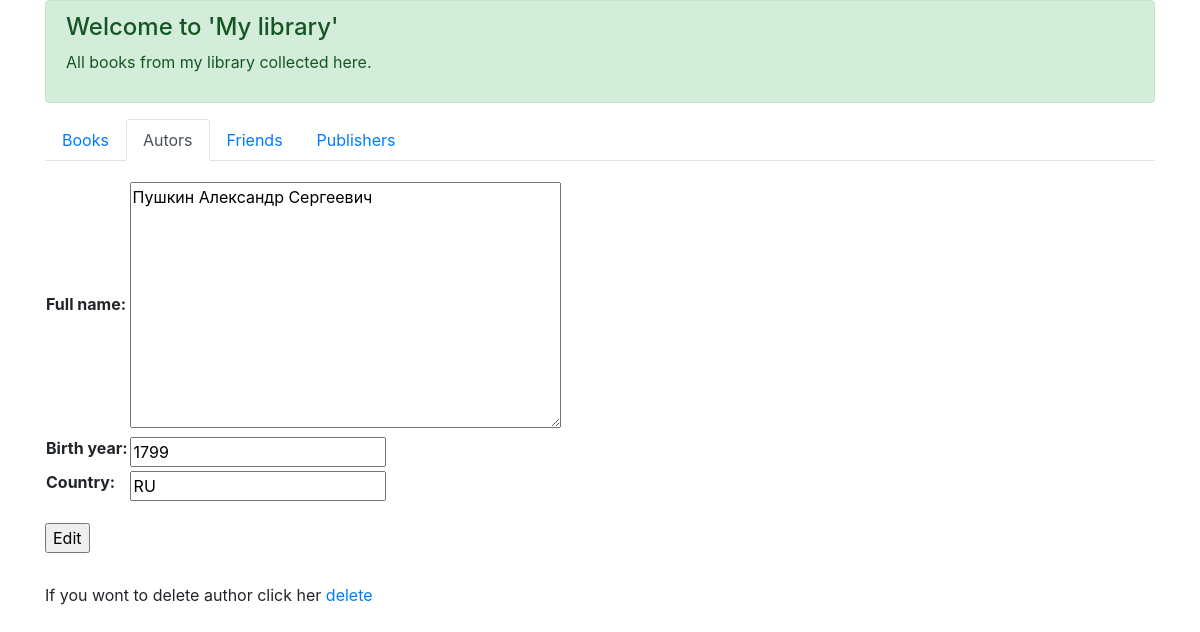
/author/2/, run on the app's committed database.
### p_library/models.py (models this page shows, shortened)
class Author(models.Model):
    full_name = models.TextField(verbose_name='Full name')
    birth_year = models.SmallIntegerField(verbose_name='birth year')
    country = models.CharField(verbose_name='country' ,max_length=2)

### p_library/views.py (the view)
# urls.py: path('author/<int:pk>/', AuthorUpdate.as_view(), name='author_edit'),
class AuthorUpdate(UpdateView):
    model = Author
    success_url = reverse_lazy('p_library:author_list')
    fields = ['full_name', 'birth_year', 'country']
    template_name = 'author_edit.html'

### p_library/templates/author_edit.html (shortened to what this page needs)
<!DOCTYPE html>
<html lang="en">
    <head>
        <link rel="stylesheet"
              href="https://stackpath.bootstrapcdn.com/bootstrap/4.5.0/css/bootstrap.min.css"
>
    </head>
    <body>
        <div class="container">
            <div class="alert alert-success" role="alert">
                    <h4 class="alert-heading">Welcome to 'My library'</h4>
                    <p>All books from my library collected here.</p>
            </div>
            <ul class="nav nav-tabs">
                <li class="nav-item">
                    <a class="nav-link" href="/">Books</a>
                </li>
                <li class="nav-item">
                    <a class="nav-link active" href="/author/">Autors</a>
                </li>
                <li class="nav-item">
                    <a class="nav-link" href="/friend/">Friends</a>
                </li>
                <li class="nav-item">
                    <a class="nav-link" href="/publishers/">Publishers</a>
            </ul>
            <form method="post" style="margin: 20px 0">
                <table>
                    {{ form }}
                </table>
                <p style="margin-top: 20px">
                    <input type="submit" value="Edit">
                </p>
            </form>
            <p style="margin-top: 30px">If you wont to delete author click her <a href="delete/">delete</a></p>
        </div>
    </body>
</html>

### data on the page
Author: full_name "Пушкин Александр Сергеевич", birth_year "1799", country "RU"
